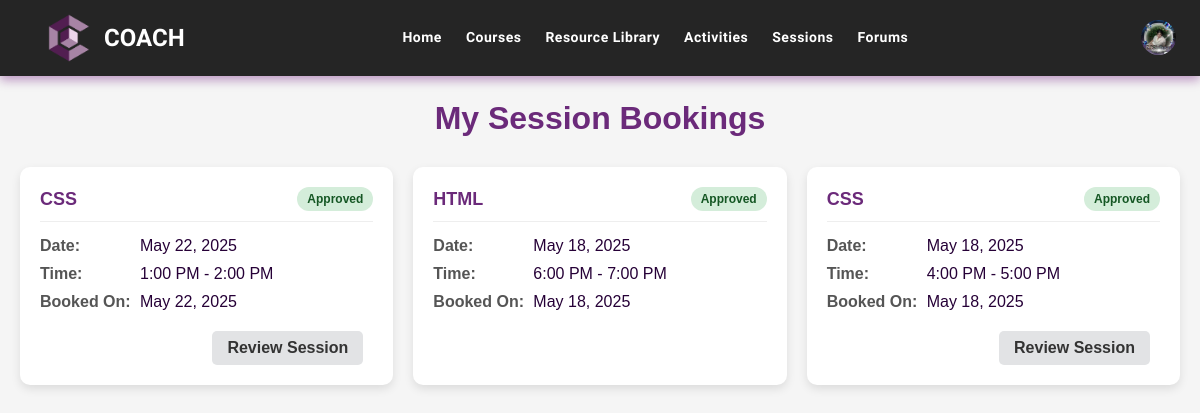
Before: /mentee/bookings.php (signed in) with the older database file.
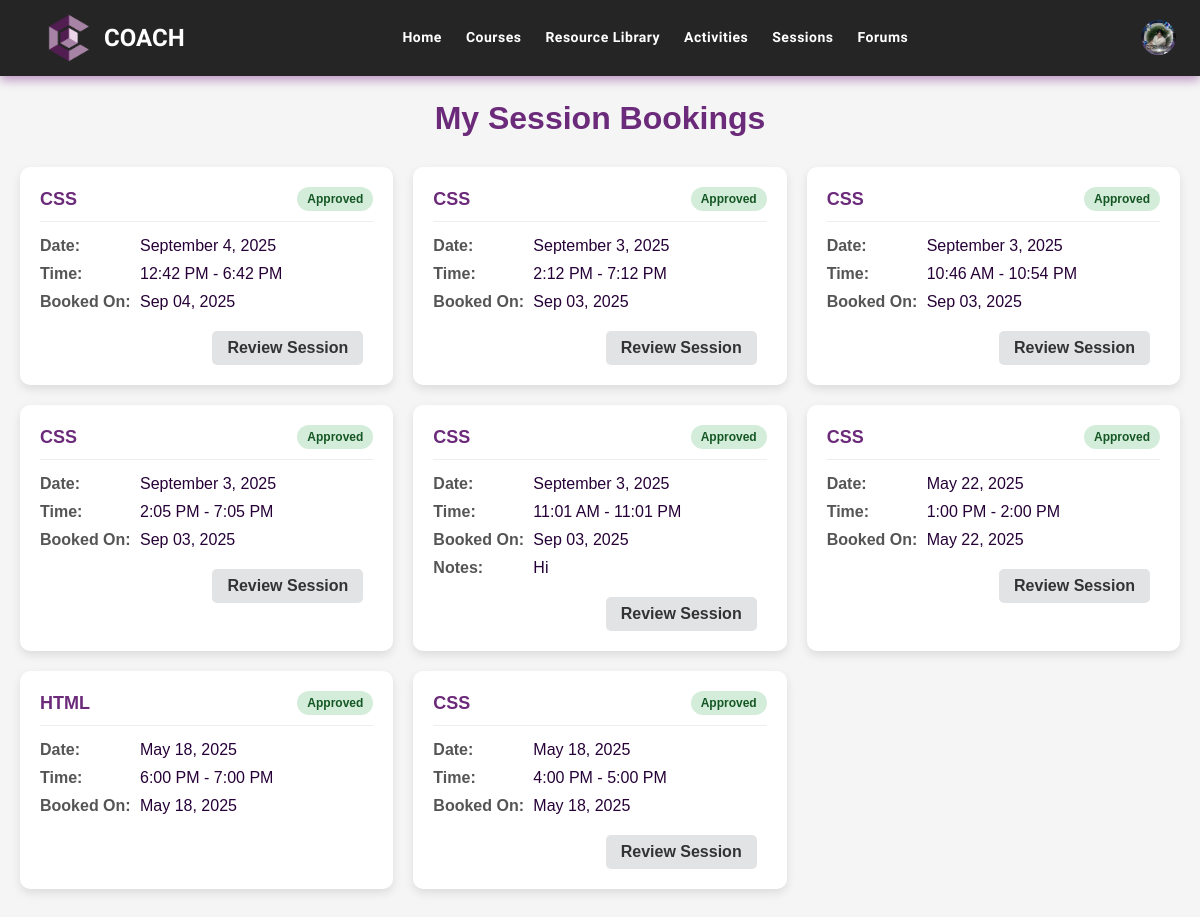
After: the same page with the newer database file.
### tables this page shows
CREATE TABLE `session_bookings` (
  `booking_id` int(11) NOT NULL,
  `user_id` int(11) DEFAULT NULL,
  `course_title` varchar(200) NOT NULL,
  `session_date` date NOT NULL,
  `time_slot` varchar(100) NOT NULL,
  `status` enum('pending','approved','rejected') DEFAULT 'pending',
  `booking_time` timestamp NOT NULL DEFAULT current_timestamp(),
  `forum_id` int(11) DEFAULT NULL,
  `notes` text DEFAULT NULL
);

### mentee/bookings.php (the view, shortened to what the changed rows need)
<?php
require '../connection/db_connection.php';
$username = $_SESSION['username'];
$bookings = [];
$stmt = $conn->prepare("SELECT user_id, first_name, last_name, icon FROM users WHERE username = ?");
$stmt->bind_param("s", $username);
$stmt->execute();
$result = $stmt->get_result();
$menteeData = $result->fetch_assoc();
$menteeId = $menteeData['user_id'];
$stmt = $conn->prepare("SELECT sb.*, fc.id as forum_id
                        FROM session_bookings sb
                        LEFT JOIN forum_chats fc ON sb.course_title = fc.course_title
                                                AND sb.session_date = fc.session_date
                                                AND sb.time_slot = fc.time_slot
                        WHERE sb.user_id = ?
                        ORDER BY sb.session_date DESC, sb.booking_time DESC");
$stmt->bind_param("i", $menteeId);
$stmt->execute();
$result = $stmt->get_result();
while ($row = $result->fetch_assoc()) {
    $bookings[] = $row;
}
?>
<!DOCTYPE html>
<html lang="en">
<head>
    <link rel="stylesheet" href="css/navbar.css">
    <link rel="stylesheet" href="css/bookings.css">
</head>
<body>
    <div class="container">
        <h1>My Session Bookings</h1>
        <?php if (empty($bookings)): ?>
            <div class="empty-state">
                <div class="empty-icon">
                    <ion-icon name="calendar-outline"></ion-icon>
                </div>
                <h2>No Bookings Yet</h2>
                <p class="empty-text">You haven't booked any sessions yet. Start learning by booking a session now!</p>
                <a href="CoachMenteeHome.php#courses" class="book-now-btn">Browse Courses</a>
            </div>
        <?php else: ?>
            <div class="bookings-container">
                <?php foreach ($bookings as $booking): ?>
                    <div class="booking-card">
                        <div class="booking-header">
                            <div class="booking-title"><?php echo htmlspecialchars($booking['course_title']); ?></div>
                            <div class="booking-status status-<?php echo htmlspecialchars($booking['status']); ?>">
                                <?php echo ucfirst(htmlspecialchars($booking['status'])); ?>
                            </div>
                        </div>
                        <div class="booking-details">
                            <div class="booking-detail">
                                <div class="detail-label">Date:</div>
                                <div class="detail-value"><?php echo htmlspecialchars(date('F j, Y', strtotime($booking['session_date']))); ?></div>
                            </div>
                            <div class="booking-detail">
                                <div class="detail-label">Time:</div>
                                <div class="detail-value"><?php echo htmlspecialchars($booking['time_slot']); ?></div>
                            </div>
                            <div class="booking-detail">
                                <div class="detail-label">Booked on:</div>
                                <div class="detail-value"><?php echo date('M d, Y', strtotime($booking['booking_time'])); ?></div>
                            </div>
                            <?php if (!empty($booking['notes'])): ?>
                                <div class="booking-detail">
                                    <div class="detail-label">Notes:</div>
                                    <div class="detail-value"><?php echo htmlspecialchars($booking['notes']); ?></div>
                                </div>
                            <?php endif; ?>
                        </div>
                        <div class="booking-actions">
                            <?php if ($booking['status'] === 'pending'): ?>
                                <a href="cancel_booking.php?id=<?php echo $booking['booking_id']; ?>" class="action-btn cancel-btn" onclick="return confirm('Are you sure you want to cancel this booking?')">Cancel</a>
                            <?php elseif ($booking['status'] === 'approved' && $booking['forum_id']): ?>
                                <?php
                                $sessionDateTimeString = $booking['session_date'] . ' ' . explode(' - ', $booking['time_slot'])[1];
                                $sessionEndDateTime = new DateTime($sessionDateTimeString);
                                $now = new DateTime();
                                $isSessionOver = ($now > $sessionEndDateTime);
                                ?>
                                <?php if ($isSessionOver): ?>
                                    <a href="forum-chat.php?view=forum&forum_id=<?php echo $booking['forum_id']; ?>&review=true" class="action-btn view-btn" style="background-color: #e2e3e5; color: #333;">Review Session</a>
                                <?php else: ?>
                                    <a href="forum-chat.php?view=forum&forum_id=<?php echo $booking['forum_id']; ?>" class="action-btn view-btn">Join Session</a>
                                <?php endif; ?>
                            <?php endif; ?>
                        </div>
                    </div>
                <?php endforeach; ?>
            </div>
        <?php endif; ?>
    </div>
</body>
</html>

Changed rows visible on the page:
added session_bookings: course_title "CSS", status "Approved", session_date "September 4, 2025", time_slot "12:42 PM - 6:42 PM", booking_time "Sep 04, 2025"
added session_bookings: course_title "CSS", status "Approved", session_date "September 3, 2025", time_slot "2:12 PM - 7:12 PM", booking_time "Sep 03, 2025"
added session_bookings: course_title "CSS", status "Approved", session_date "September 3, 2025", time_slot "10:46 AM - 10:54 PM", booking_time "Sep 03, 2025"
added session_bookings: course_title "CSS", status "Approved", session_date "September 3, 2025", time_slot "2:05 PM - 7:05 PM", booking_time "Sep 03, 2025"
added session_bookings: course_title "CSS", status "Approved", session_date "September 3, 2025", time_slot "11:01 AM - 11:01 PM", booking_time "Sep 03, 2025", notes "Hi"
